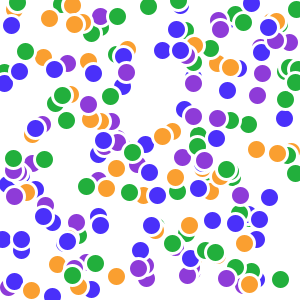
Frame 1 (no input)
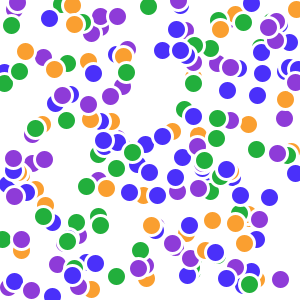
Frame 2 (the mouse pressed at the canvas centre, redrawn once)

The Processing sketch that drew these frames (run headless with seeded random() and noise(); the mouse was pressed at the canvas centre and the sketch redrawn once):

// Processing sketch: processing_39742
// ── processing_39742.pde

int num = 200;//required number of things

//Set up arrays - 2 required

color[] nrColors = new color[4]; //saved color set to pick from 
//array1

float[] x = new float [num];//x-coordinate
float[] y = new float[num]; // y-coordinate
//array2

void setup() {
  size (300, 300);
  colorMode(RGB);
  smooth();

  //seed array- whatever that means, putting all the info into whats going to 
  //be drawn?  what info?
  for (int i=0; i < num;i++) {
    x[i] = random(width);
    y[i] = random(height);
  } 

  //colors plugged into array
  nrColors[0] = color(142, 59, 216);
  nrColors[1] = color(34, 175, 60);
  nrColors[2] = color(250, 159, 48);
  nrColors[3] = color(74, 48, 250);

  noStroke();
  smooth();
}

void draw() {

  background(255);

  for (int i=0; i < num; i++) {

    stroke(255);
    strokeWeight(3);
    fill(pickAColor());
    ellipseMode(CENTER);
    ellipse(x[i], y[i],20,20);
  }

  noLoop();
}



//this helper function picks a random color from the array
color pickAColor() {
  int c = int(random(4)); // random number from 0-3
  return nrColors[c]; // returns a color variable
}

//notice how difficult all this is to understand
